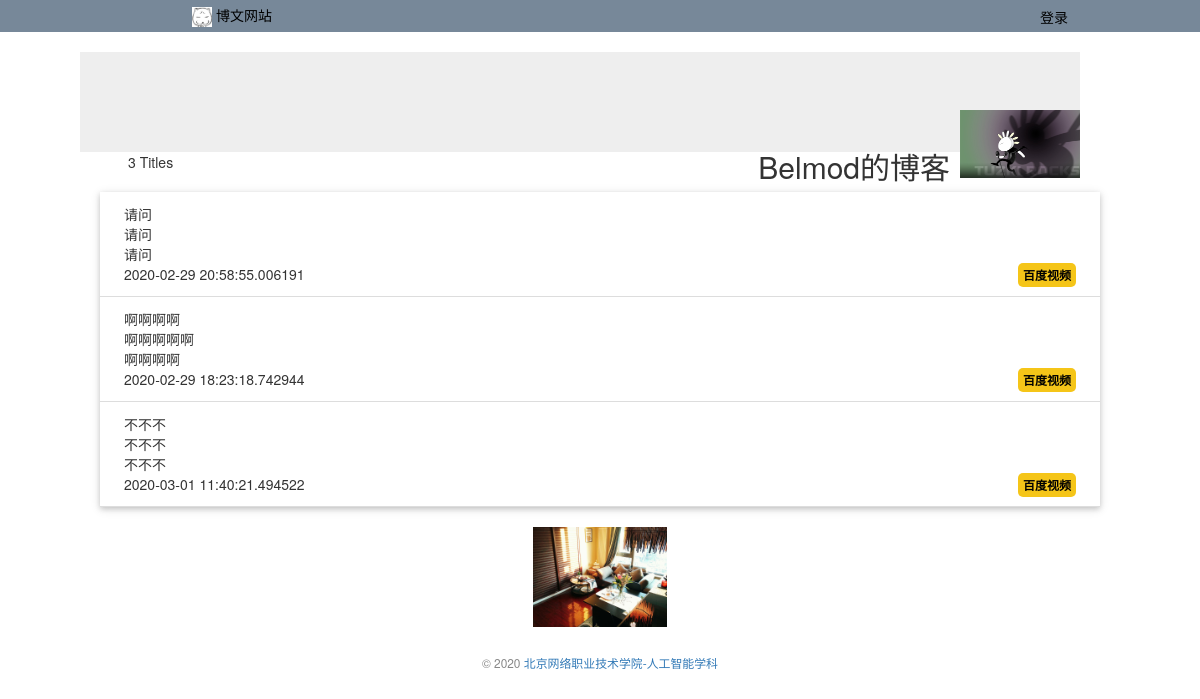
The page / on the database its author committed.
### watchlist/models.py (models this page shows, shortened)
class User(db.Model,UserMixin):
    id = Column(Integer,primary_key=True) # 主键
    name = Column(String(20))
    username = Column(String(20))   # 用户名
    password_hash = Column(String(128)) #密码散列值

class Ariticles(db.Model):
    id = Column(Integer,primary_key=True) # 主键
    title = Column(String(60))
    content = Column(String(1000))
    author = Column(String(20))
    pubdate = Column(db.DateTime, default=datetime.datetime.now, onupdate=datetime.datetime.now)

### watchlist/views.py (the view)
@app.route('/',methods=['GET','POST'])
def index():
	movies = Ariticles.query.all()
	return render_template('index.html',movies=movies)

### watchlist/__init__.py (called while the page is built)
@app.context_processor  # 模板上下文处理函数
def inject_user():
	from watchlist.models import User
	user = User.query.first()
	return dict(user=user)

### watchlist/templates/index.html (shortened to what this page needs)
{% extends 'base.html' %}
{% block content %}
<p style="max-width: 1000px;margin: auto">&emsp;&emsp;{{ movies|length }} Titles</p >
<ul class='movie-list' style="max-width: 1000px;margin: auto;margin-top: 20px">
    {% for movie in movies %}
    <li>
        {{ movie.title }} <br> {{ movie.content }} <br> {{ movie.author }} <br> {{ movie.pubdate }}
        <span class='float-right'>
            <a class='vbd' href="http://v.baidu.com/v?word={{ movie.title }}&ct=301989888&rn=67&pn=0&db=0&s=0&fbl=800&ie=utf-8&oq=nnkd&f=3&rsp=0" target='_blank'
                title="在IMDB中查找此电影">百度视频</a>
        </span>
    {% endfor %}
    </li>
</ul>
<img class='hulu' src="{{ url_for('static',filename='images/2.jpg') }}" alt="" style="margin-top: 20px">
{% endblock %}

### watchlist/templates/base.html (shortened to what this page needs)
<!DOCTYPE html>
<html lang="en">
<head>
    {% block head %}
    <link rel="stylesheet" type="" href="{{ url_for('static',filename='style.css') }}">
    <link rel="stylesheet" href="{{ url_for('static',filename='bootstrap-3.3.7-dist/css/bootstrap.css/bootstrap.min.css') }}">
    {% endblock %}
</head>
<body>
    <nav>
        <ul>
            <li style="float: left;margin: 5px 5px;margin-left:15% ">
                <a href="{{ url_for('index') }}">
                    <img src="{{ url_for('static',filename='images/0216.jpg') }}" alt="" style="width: 20px;height: 20px;">
                    博文网站
                </a>
            </li>
            <li style="float:right;margin-right: 10%;margin-top: 7px">
                <a href="{{ url_for('login') }}">登录</a>
            </li>
        </ul>
    </nav>
        <div class="jumbotron" style="max-width: 1000px;margin: auto;height: 100px;margin-top: 20px;margin-right: 10%;">
            <img class='avatar' src="{{ url_for('static',filename='images/1001.jpg') }}" style="float: right;margin-top:10px">
          <h2 style="float: right;margin-right: 10px;margin-top: 50px">{{ user.name }}的博客</h2>
        </div>
    {% block content %}{% endblock %}
    <footer>
        <small>&copy; 2020 <a href=" ">北京网络职业技术学院-人工智能学科</a></small>
    </footer>
</body>

### watchlist/static/style.css (style rules this page uses)
footer { color: #888888; margin-top: 15px; text-align: center; padding: 10px; }
.avatar { width: 120px; }
.movie-list { list-style: none; padding: 0; margin-bottom: 10px; box-shadow: 0 2px 5px 0 rgba(0, 0, 0, 0.16),0 2px 10px 0 rgba(0, 0, 0, 0.12); }
.movie-list li { padding: 12px 24px; border-bottom: 1px solid #ddd; }
.hulu { display: block; margin: 0 auto; height: 100px; }
nav ul { list-style: none; margin: 0; padding: 0; overflow: hidden; background: lightslategrey; }
nav li { float: right; }
nav li a { color: black; text-align: center; padding: 8px 12px; text-decoration: none }
.float-right { float: right; }
.vbd { font-size: 12px; font-weight: bold; color: black; text-decoration: none; background: #f5c518; border-radius: 5px; padding: 3px 5px; }

### rows shown on the page
User: name "Belmod"
Ariticles: title "请问", content "请问", author "请问", pubdate "2020-02-29 20:58:55.006191"
Ariticles: title "啊啊啊啊", content "啊啊啊啊啊", author "啊啊啊啊", pubdate "2020-02-29 18:23:18.742944"
Ariticles: title "不不不", content "不不不", author "不不不", pubdate "2020-03-01 11:40:21.494522"

### other values the page prints
{{ movies|length }} "3"
